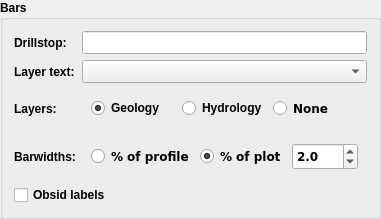
                            <widget class="QgsCollapsibleGroupBox" name="bar_groupbox">
                             <property name="font">
                              <font>
                               <weight>75</weight>
                               <bold>true</bold>
                              </font>
                             </property>
                             <property name="title">
                              <string>Bars</string>
                             </property>
                             <layout class="QGridLayout" name="gridLayout_2">
                              <item row="0" column="0">
                               <widget class="QLabel" name="label_2">
                                <property name="text">
                                 <string>Drillstop:</string>
                                </property>
                               </widget>
                              </item>
                              <item row="3" column="0">
                               <widget class="QLabel" name="label_6">
                                <property name="text">
                                 <string>Barwidths:</string>
                                </property>
                               </widget>
                              </item>
                              <item row="4" column="0" colspan="4">
                               <widget class="QCheckBox" name="Labels_checkBox">
                                <property name="font">
                                 <font>
                                  <pointsize>9</pointsize>
                                 </font>
                                </property>
                                <property name="text">
                                 <string>Obsid labels</string>
                                </property>
                               </widget>
                              </item>
                              <item row="1" column="0">
                               <widget class="QLabel" name="label_5">
                                <property name="text">
                                 <string>Layer text:</string>
                                </property>
                               </widget>
                              </item>
                              <item row="2" column="0">
                               <widget class="QLabel" name="label_8">
                                <property name="text">
                                 <string>Layers:</string>
                                </property>
                               </widget>
                              </item>
                              <item row="0" column="1" colspan="3">
                               <widget class="QLineEdit" name="drillstoplineEdit">
                                <property name="sizePolicy">
                                 <sizepolicy hsizetype="Preferred" vsizetype="Fixed">
                                  <horstretch>0</horstretch>
                                  <verstretch>0</verstretch>
                                 </sizepolicy>
                                </property>
                                <property name="font">
                                 <font>
                                  <family>DejaVu Sans</family>
                                  <pointsize>9</pointsize>
                                 </font>
                                </property>
                                <property name="toolTip">
                                 <string extracomment="not yet implemented">select specific drillstop that will be indicated in plot, use % for wildcard</string>
                                </property>
                               </widget>
                              </item>
                              <item row="1" column="1" colspan="3">
                               <widget class="QComboBox" name="textcolComboBox">
                                <property name="enabled">
                                 <bool>true</bool>
                                </property>
                                <property name="font">
                                 <font>
                                  <family>DejaVu Sans</family>
                                  <pointsize>9</pointsize>
                                 </font>
                                </property>
                               </widget>
                              </item>
                              <item row="2" column="1" colspan="3">
                               <widget class="QWidget" name="widget" native="true">
                                <layout class="QHBoxLayout" name="horizontalLayout_2">
                                 <item>
                                  <widget class="QRadioButton" name="Stratigraphy_radioButton">
                                   <property name="font">
                                    <font>
                                     <pointsize>9</pointsize>
                                    </font>
                                   </property>
                                   <property name="text">
                                    <string>Geology</string>
                                   </property>
                                   <property name="checked">
                                    <bool>true</bool>
                                   </property>
                                  </widget>
                                 </item>
                                 <item>
                                  <widget class="QRadioButton" name="Hydrology_radioButton">
                                   <property name="font">
                                    <font>
                                     <pointsize>9</pointsize>
                                    </font>
                                   </property>
                                   <property name="text">
                                    <string>Hydrology</string>
                                   </property>
                                  </widget>
                                 </item>
                                 <item>
                                  <widget class="QRadioButton" name="radioButton">
                                   <property name="font">
                                    <font>
                                     <family>DejaVu Sans</family>
                                     <pointsize>9</pointsize>
                                    </font>
                                   </property>
                                   <property name="text">
                                    <string>None</string>
                                   </property>
                                  </widget>
                                 </item>
                                </layout>
                               </widget>
                              </item>
                              <item row="3" column="1" colspan="3">
                               <widget class="QWidget" name="widget_3" native="true">
                                <layout class="QHBoxLayout" name="horizontalLayout_3">
                                 <item>
                                  <widget class="QRadioButton" name="width_of_profile">
                                   <property name="font">
                                    <font>
                                     <family>DejaVu Sans</family>
                                     <pointsize>9</pointsize>
                                    </font>
                                   </property>
                                   <property name="text">
                                    <string>% of profile</string>
                                   </property>
                                   <property name="checked">
                                    <bool>false</bool>
                                   </property>
                                  </widget>
                                 </item>
                                 <item>
                                  <widget class="QRadioButton" name="width_of_plot">
                                   <property name="font">
                                    <font>
                                     <family>DejaVu Sans</family>
                                     <pointsize>9</pointsize>
                                    </font>
                                   </property>
                                   <property name="text">
                                    <string>% of plot</string>
                                   </property>
                                   <property name="checked">
                                    <bool>true</bool>
                                   </property>
                                  </widget>
                                 </item>
                                 <item>
                                  <widget class="QDoubleSpinBox" name="barwidthdoubleSpinBox">
                                   <property name="minimumSize">
                                    <size>
                                     <width>0</width>
                                     <height>27</height>
                                    </size>
                                   </property>
                                   <property name="font">
                                    <font>
                                     <family>DejaVu Sans</family>
                                     <pointsize>9</pointsize>
                                    </font>
                                   </property>
                                   <property name="toolTip">
                                    <string>give stratigraphy bar width (% of full scale) which also affects sampling interval for DEM(s)</string>
                                   </property>
                                   <property name="decimals">
                                    <number>1</number>
                                   </property>
                                   <property name="value">
                                    <double>2.000000000000000</double>
                                   </property>
                                  </widget>
                                 </item>
                                </layout>
                               </widget>
                              </item>
                             </layout>
                            </widget>
